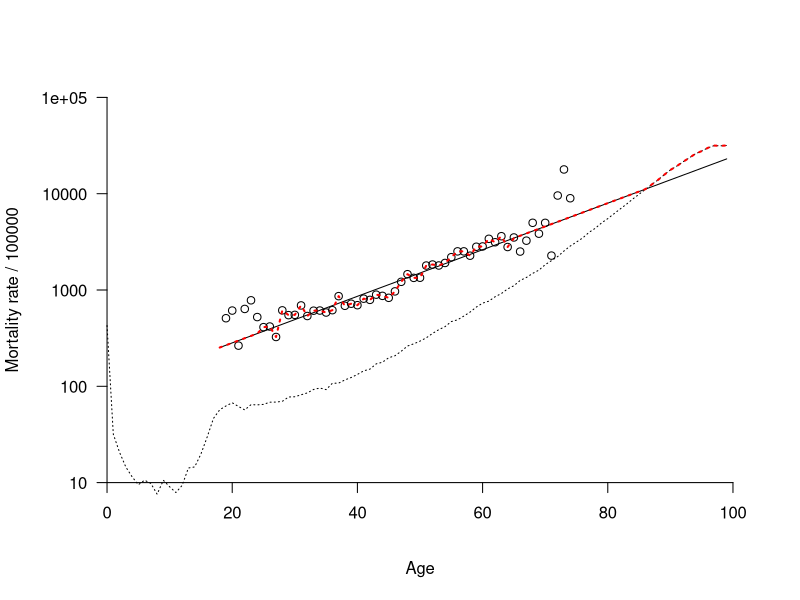
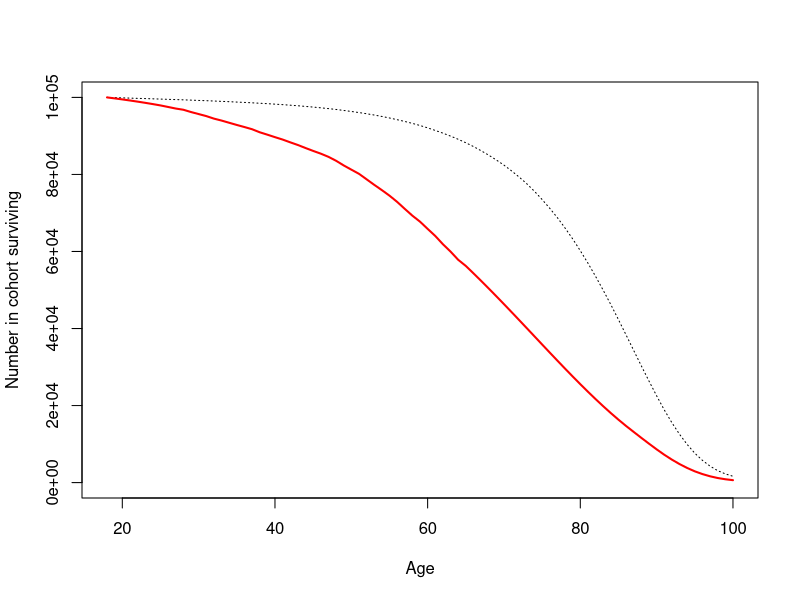

These charts were generated, in order, by the following R code:
# This code accompanies the article XXXX
# It is written for R version 3.6.1, using the package 'data.table'
# It shows how the SMR and life expectancies reported in the article are calculated
# The results vary slightly from the published results because:
#   (a) noise has been added to the data to maintain confidentiality
#   (b) the actual analysis stratifies mortality rates by year as well as age and sex
# Data and results are only provided for men, because the majority of the sample is male and confidentiality was simpler to maintain

library(data.table)
setwd("N:/Q/ndarc/life_expectancy/public_data_and_code")
set.seed(17)

#--------------------
# read mortality data
#--------------------

# OATS mortality data. 'fut' = follow-up time (person-years)
# follow-up time has been calculating by age during follow-up (rather than age at baseline), by day
# numbers of deaths have a random value of {rpois(N, 2) - 2} added; to maintain anonymity

m <- fread('oats_mortality_data.csv') 

#--------------------
# read reference data
#--------------------

# this data is the total deaths and aggregate population (i.e. an estimate of person-years) 2001-2018
# reference data is avaiable at:
# Australian Bureau of Statistics. ABS.Stat. 2019. Available from: http://stat.data.abs.gov.au/

r <- fread('ref_nsw_data.csv') # New South Wales mortality and population data, 2001-2018

#----------
# join data
#----------

mr <- m[r, on = 'age']

#--------------
# calculate SMR
#--------------

# add age groups
mr[, age_group := findInterval(age, c(18, seq(25, 75, 10)))]
ag <- aggregate(age ~ age_group, mr, range)
ag$lab <- paste0(ag$age[,1], '-', ag$age[,2])
mr[, age_group := factor(age_group, ag$age_group, ag$lab)]

# add expected deaths
mr[, ref_rate := ref_m / ref_p]
mr[, expected := fut * ref_rate]

# summarise by age group
smr <- mr[age %in% 18:74, lapply(.SD, sum), 'age_group'][, -'age']
smr <- rbind(smr, t(c(age_group = NA, colSums(smr[,-1])))) # add total row

# calculate smr
smr[, smr := m / expected]

# monte-carlo confidence intervals
B <- 10000 # number of simulations
mmc <- rpois(B * nrow(smr), smr$m)
mmc <- matrix(mmc, ncol = B) # B simulations
mmc <- mmc / smr$expected # smr values
mmc <- apply(mmc, 1, quantile, prob = c(0.025, 0.5, 0.975))
smr <- cbind(smr, t(mmc))

# note similarity of CI's to classic method (1.96 +/- sqrt(observed) / expected)
# SMR for men = 5.12 (4.96 to 5.29). Value in article is 5.14 (4.97 to 5.30)

#------------------------------------
# mortality at youngest / oldest ages
#------------------------------------

# predict mortality rate based on exponential increase
model <- glm(m ~ age + offset(log(fut)), mr[age %in% 18:74], family = 'poisson')
exp(model$coefficients[2]) # mortality rate increases by 1.06x per year
mr[, pred_rate := predict(model, newdata = data.table(age = 0:99, fut = 100000), type = 'response')]

# 'base' scenario is actual rate from ages 25-64, and maximum of predicted rate from poisson model and general population rate
mr[, oat_rate := m / fut]
mr[, base := ifelse(age %in% 25:64, oat_rate, pred_rate / 100000)]
mr[, base := pmax(ref_rate, base)]

# plot 
plot(1, type = 'n', xlim = c(0, 100), ylim = log(c(10, 100000)), axes = F, xlab = 'Age', ylab = 'Mortality rate / 100000')
lines(mr$age, log(mr$ref_rate * 100000), lty = 3) # general population mortality rate
points(mr$age, log(mr$oat_rate * 100000)) # actual rate in cohort
with(mr[age > 17], lines(age, log(pred_rate))) # modelled rate
with(mr[age > 17], lines(age, log(base * 100000), col = 'red', lty = 3, lwd = 2)) # base case estimate
axis(1, pos = log(10))
axis(2, log(10^(1:5)), 10^(1:5), las = 2, pos = 0)

#--------------------------------
# calculate life expectancy at 18
#--------------------------------

# life table function

life.table <- function(mx, cohort = 100000) {
  n <- length(mx) + 1
  qx <- 2 * mx / (2 + mx)
  qx <- c(qx, 1) # forced method - mortality rate max age + 1 is 100%
  lx <- c(1, cumprod(1 - qx)) * cohort
  dx <- -c(diff(lx), lx[n] * qx[n])
  t <- (lx + c(lx[-1], 0)) / 2
  Tx <- rev(cumsum(rev(t)))
  ex <- Tx / lx
  return(data.frame(lx = lx, dx = dx, t = t, Tx = Tx, ex = ex)[1:n,])
}

# make life tables for OAT cohort and general population

lt_oat <- life.table(mr[age > 17]$base)
lt_ref <- life.table(mr[age > 17]$ref_rate)

lt_oat$ex[1]
lt_ref$ex[1]
lt_ref$ex[1] - lt_oat$ex[1]
# life expectancy for men age 18 = 48.3; general population = 62.2; gap = 13.9 years

# plot survival curves

plot(1, type = 'n', xlim = c(18, 100), ylim = c(0, 100000), xlab = 'Age', ylab = 'Number in cohort surviving')
ages <- 18:100
lines(ages, lt_ref$lx, lty = 3) # general population
lines(ages, lt_oat$lx, lwd = 2, col = 'red') # OAT cohort
